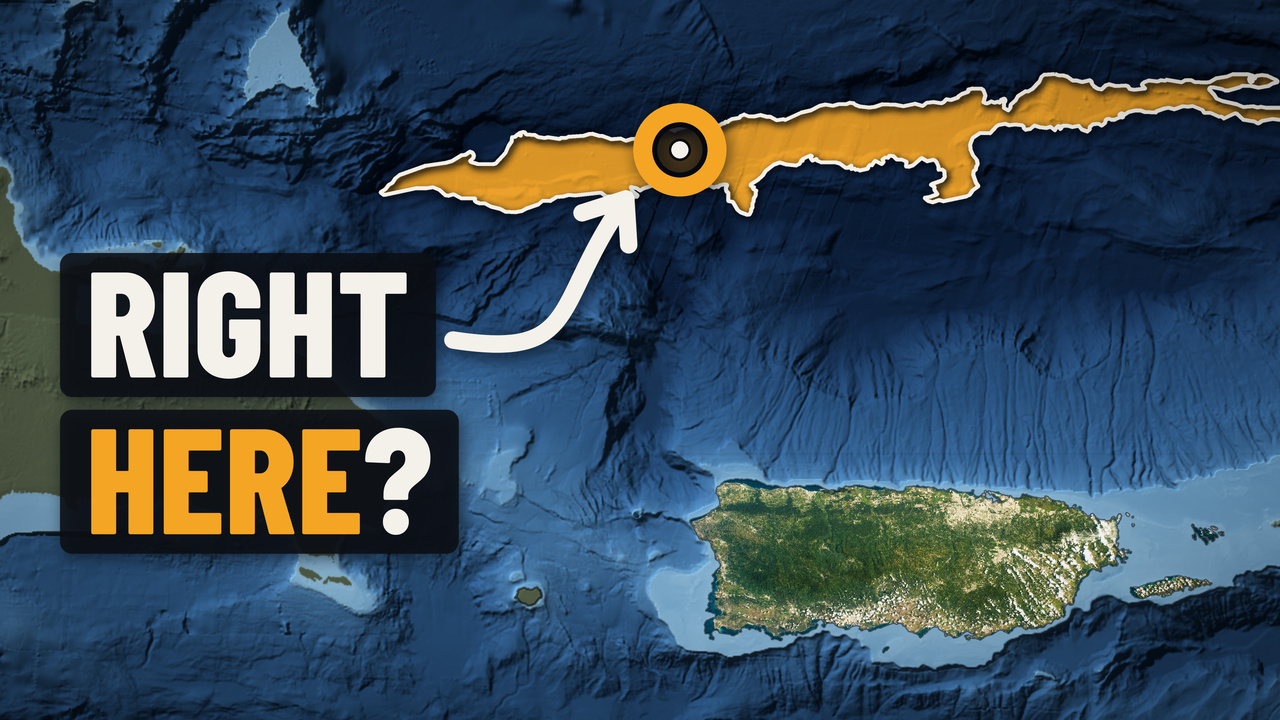
#> input picture roteiros/atlantico-fundo/miniatura/miniatura-A2-1280.jpg, 1280 x 720 px
$ python zoom_grade.py ../../../roteiros/atlantico-fundo/miniatura/miniatura-A2-1280.jpg 5 5 ../../../roteiros/atlantico-fundo/miniatura/miniatura-A2-2560.jpg 5 3
#> lines starting #> are read from the running program, lines starting #| are printed output that depends on the picture
# -*- coding: utf-8 -*-
"""Recorte ampliado com grade de pixels, para ler a coordenada de um cruzamento numa folha escaneada.
Uso: python zoom_grade.py <imagem> <cx> <cy> <saida.png> [meia=100] [fator=4]
A grade tem linha fina a cada 10 px e rótulo a cada 50 px (coordenadas da imagem inteira)."""
import sys
from PIL import Image, ImageDraw
Image.MAX_IMAGE_PIXELS = None
img, cx, cy, out = sys.argv[1], int(sys.argv[2]), int(sys.argv[3]), sys.argv[4]
meia = int(sys.argv[5]) if len(sys.argv) > 5 else 100
k = int(sys.argv[6]) if len(sys.argv) > 6 else 4
im = Image.open(img).convert('RGB')
#> im is the input picture: PIL image 1280x720 RGB; mean R, G, B 56, 74.3, 88.5
x0, y0 = cx - meia, cy - meia
r = im.crop((x0, y0, cx + meia, cy + meia)).resize((2 * meia * k, 2 * meia * k), Image.NEAREST)
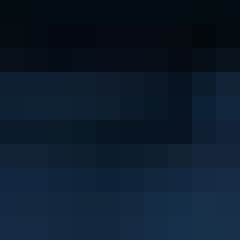
#> r: PIL image 30x30 RGB (shown 8 times larger); mean R, G, B 12.3, 27.3, 44.2
d = ImageDraw.Draw(r)
for v in range((x0 // 10 + 1) * 10, cx + meia, 10):
    X = (v - x0) * k
    d.line([(X, 0), (X, r.size[1])], fill=(255, 0, 0) if v % 50 == 0 else (255, 170, 170), width=1)
    if v % 50 == 0:
        d.text((X + 2, 2), str(v), fill=(200, 0, 0))
for v in range((y0 // 10 + 1) * 10, cy + meia, 10):
    Y = (v - y0) * k
    d.line([(0, Y), (r.size[0], Y)], fill=(255, 0, 0) if v % 50 == 0 else (255, 170, 170), width=1)
    if v % 50 == 0:
        d.text((2, Y + 2), str(v), fill=(200, 0, 0))
r.save(out)

$ run again, on roteiros/atlantico-fundo/miniatura/miniatura-C-1280.jpg
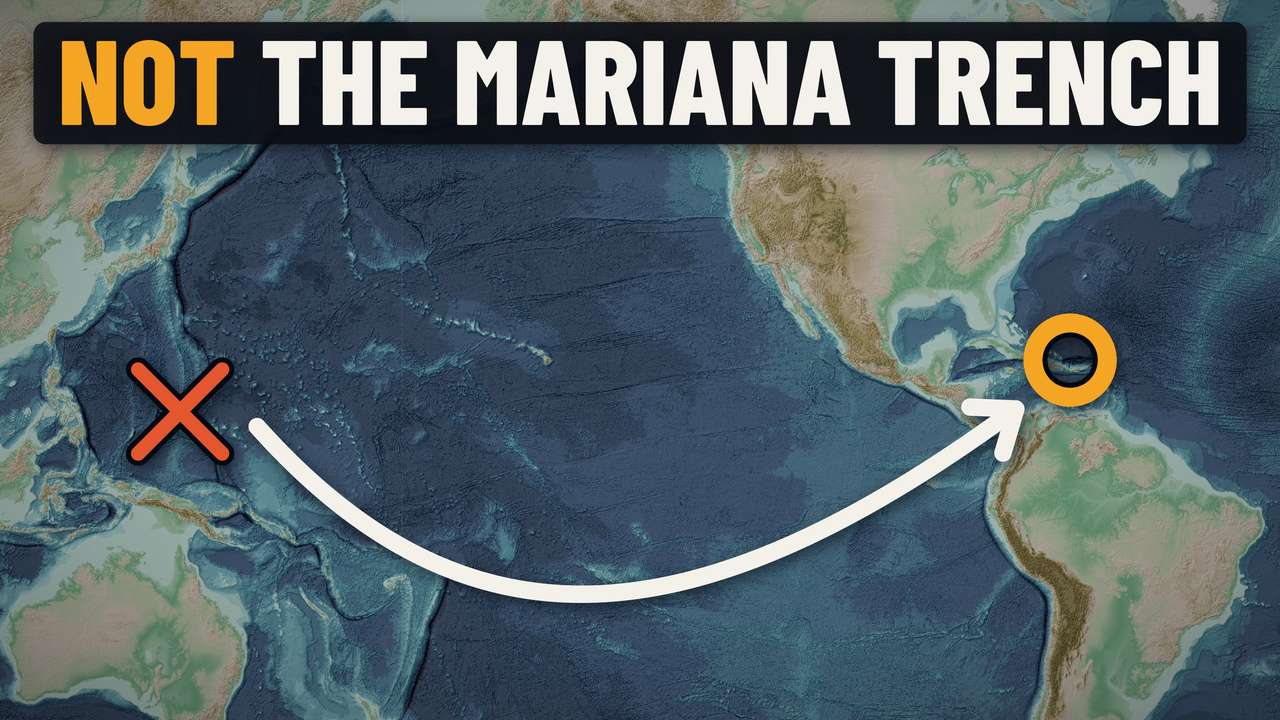
#> input picture roteiros/atlantico-fundo/miniatura/miniatura-C-1280.jpg, 1280 x 720 px
#> im is the input picture: PIL image 1280x720 RGB; mean R, G, B 84.2, 98.3, 103
#> `r = im.crop((x0, y0, cx + meia, cy + meia)).resize((2 * meia * k, 2 * ..`:
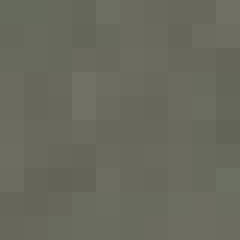
#> r: PIL image 30x30 RGB (shown 8 times larger); mean R, G, B 105.1, 105.8, 93.5
